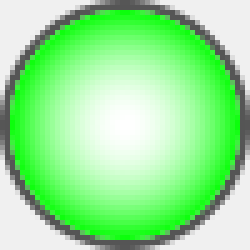
#> input picture GUI Image/Light/green_light.png, 50 x 50 px (shown 5 times larger)
$ python TrafficLightAlgo_v01.py
#> lines starting #> are read from the running program, lines starting #| are printed output that depends on the picture
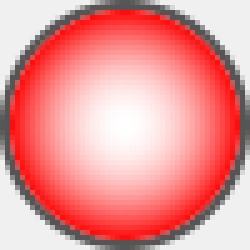
#> input picture GUI Image/Light/red_light.png, 50 x 50 px (shown 5 times larger)
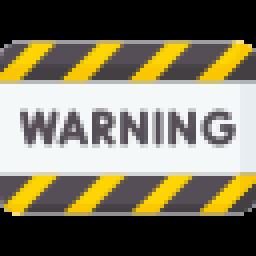
#> input picture GUI Image/Light/warning.png, 64 x 64 px (shown 4 times larger)
"""
File name: TrafficLightAlgo_v01.py
Date: 2021/07/22
Version: v01
Usage: 紅綠燈演算法對接主程式
"""

#region import package

from pathlib import Path
import matplotlib.pyplot as plt
import numpy as np
from sklearn import svm, metrics, datasets
from sklearn.utils import Bunch
from sklearn.model_selection import GridSearchCV, train_test_split

from skimage.io import imread
from skimage.transform import resize
import skimage
import pickle
import cv2

#endregion

class AI_Algo():
    """
    A class used to ...

    ...

    Attributes
    ----------
    data : ndarray (n, w, h, 3)
        the input image of training model
    targets : ndarray (n, label)
        the target label of training model
    model :
        Trained model

    Methods
    -------
    __init__(...)
        Class initialization
    fit(X, y)
        Train model
    saveModel(path):
        Save model
    loadModel(path):
        Load model
    predict(X):
        Predict model
    """

    dir_image = 'GUI Image/Light/'
    DictImage_stan_Light = {'Green': cv2.imdecode(np.fromfile(dir_image + 'green_light.png', dtype=np.uint8), 1),
                            'Red': cv2.imdecode(np.fromfile(dir_image + 'red_light.png', dtype=np.uint8), 1),
                            'Others': cv2.imdecode(np.fromfile(dir_image + 'warning.png', dtype=np.uint8), 1)}

    def __init__(self): # 參數
        """
        Constructor: Class initialization
        """

        print('__init__')
        pass

    # [33 lines left out: functions fit, saveModel, not called in this run]

    def loadModel(self, path):
        """
        Load model
        '''
        Parameters
        ----------
        path : string
            Loading model path
        """
        # self.model = ...
#> (the run stopped early here; a loop or call above may not have finished)
